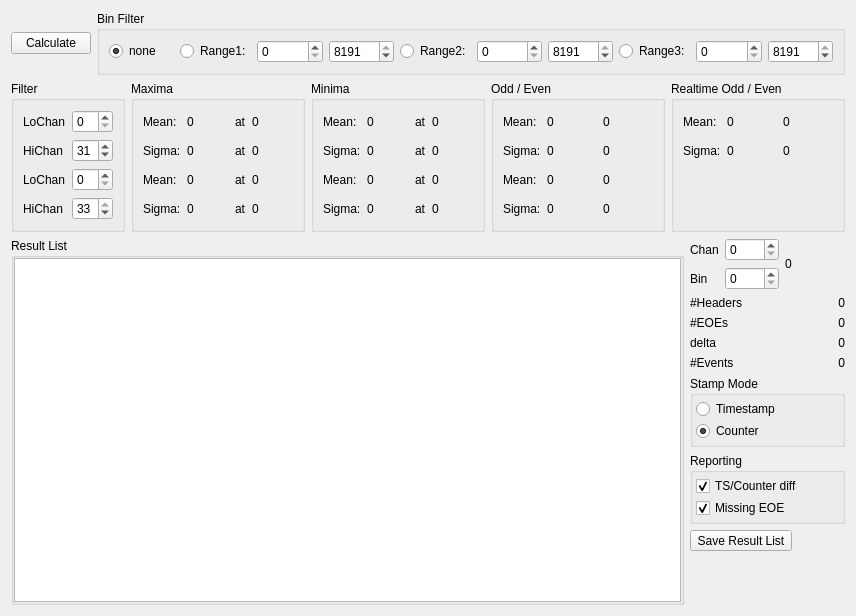
<?xml version="1.0" encoding="UTF-8"?>
<ui version="4.0">
 <class>DiagnosticsWidget</class>
 <widget class="QWidget" name="DiagnosticsWidget">
  <property name="geometry">
   <rect>
    <x>0</x>
    <y>0</y>
    <width>856</width>
    <height>616</height>
   </rect>
  </property>
  <property name="windowTitle">
   <string>Diagnostics</string>
  </property>
  <layout class="QGridLayout" name="gridLayout_10">
   <item row="0" column="0">
    <layout class="QHBoxLayout" name="horizontalLayout_3" stretch="0,1">
     <item>
      <widget class="QPushButton" name="calcAll">
       <property name="text">
        <string>Calculate</string>
       </property>
      </widget>
     </item>
     <item>
      <widget class="QGroupBox" name="groupBox_16">
       <property name="title">
        <string>Bin Filter</string>
       </property>
       <layout class="QHBoxLayout" name="horizontalLayout">
        <item>
         <widget class="QRadioButton" name="binNone">
          <property name="text">
           <string>none</string>
          </property>
          <property name="checked">
           <bool>true</bool>
          </property>
          <attribute name="buttonGroup">
           <string notr="true">binRangeGroup</string>
          </attribute>
         </widget>
        </item>
        <item>
         <widget class="QRadioButton" name="bin1">
          <property name="text">
           <string>Range1:</string>
          </property>
          <property name="checked">
           <bool>false</bool>
          </property>
          <attribute name="buttonGroup">
           <string notr="true">binRangeGroup</string>
          </attribute>
         </widget>
        </item>
        <item>
         <widget class="QSpinBox" name="binRange1lo">
          <property name="maximum">
           <number>8191</number>
          </property>
         </widget>
        </item>
        <item>
         <widget class="QSpinBox" name="binRange1hi">
          <property name="maximum">
           <number>8191</number>
          </property>
          <property name="value">
           <number>8191</number>
          </property>
         </widget>
        </item>
        <item>
         <widget class="QRadioButton" name="bin2">
          <property name="text">
           <string>Range2:</string>
          </property>
          <attribute name="buttonGroup">
           <string notr="true">binRangeGroup</string>
          </attribute>
         </widget>
        </item>
        <item>
         <widget class="QSpinBox" name="binRange2lo">
          <property name="maximum">
           <number>8191</number>
          </property>
         </widget>
        </item>
        <item>
         <widget class="QSpinBox" name="binRange2hi">
          <property name="maximum">
           <number>8191</number>
          </property>
          <property name="value">
           <number>8191</number>
          </property>
         </widget>
        </item>
        <item>
         <widget class="QRadioButton" name="bin3">
          <property name="text">
           <string>Range3:</string>
          </property>
          <attribute name="buttonGroup">
           <string notr="true">binRangeGroup</string>
          </attribute>
         </widget>
        </item>
        <item>
         <widget class="QSpinBox" name="binRange3lo">
          <property name="maximum">
           <number>8191</number>
          </property>
         </widget>
        </item>
        <item>
         <widget class="QSpinBox" name="binRange3hi">
          <property name="maximum">
           <number>8191</number>
          </property>
          <property name="value">
           <number>8191</number>
          </property>
         </widget>
        </item>
       </layout>
      </widget>
     </item>
    </layout>
   </item>
   <item row="2" column="0">
    <layout class="QGridLayout" name="gridLayout_9" columnstretch="1,0">
     <item row="0" column="0" rowspan="2">
      <widget class="QGroupBox" name="groupBox">
       <property name="title">
        <string>Result List</string>
       </property>
       <layout class="QGridLayout" name="gridLayout_11">
        <property name="leftMargin">
         <number>0</number>
        </property>
        <property name="topMargin">
         <number>0</number>
        </property>
        <property name="rightMargin">
         <number>0</number>
        </property>
        <property name="bottomMargin">
         <number>0</number>
        </property>
        <item row="0" column="0" colspan="2">
         <widget class="QPlainTextEdit" name="diagResult"/>
        </item>
       </layout>
      </widget>
     </item>
     <item row="0" column="1">
      <layout class="QGridLayout" name="gridLayout_7">
       <item row="4" column="1">
        <widget class="QLabel" name="label_nEvents">
         <property name="text">
          <string>0</string>
         </property>
         <property name="alignment">
          <set>Qt::AlignRight|Qt::AlignTrailing|Qt::AlignVCenter</set>
         </property>
        </widget>
       </item>
       <item row="3" column="0">
        <widget class="QLabel" name="label_5">
         <property name="text">
          <string>delta</string>
         </property>
        </widget>
       </item>
       <item row="4" column="0">
        <widget class="QLabel" name="label_6">
         <property name="text">
          <string>#Events</string>
         </property>
        </widget>
       </item>
       <item row="1" column="1">
        <widget class="QLabel" name="label_nHeaders">
         <property name="text">
          <string>0</string>
         </property>
         <property name="alignment">
          <set>Qt::AlignRight|Qt::AlignTrailing|Qt::AlignVCenter</set>
         </property>
        </widget>
       </item>
       <item row="2" column="1">
        <widget class="QLabel" name="label_nEOEs">
         <property name="text">
          <string>0</string>
         </property>
         <property name="alignment">
          <set>Qt::AlignRight|Qt::AlignTrailing|Qt::AlignVCenter</set>
         </property>
        </widget>
       </item>
       <item row="1" column="0">
        <widget class="QLabel" name="label_3">
         <property name="text">
          <string>#Headers</string>
         </property>
        </widget>
       </item>
       <item row="2" column="0">
        <widget class="QLabel" name="label_4">
         <property name="text">
          <string>#EOEs</string>
         </property>
        </widget>
       </item>
       <item row="3" column="1">
        <widget class="QLabel" name="label_delta">
         <property name="text">
          <string>0</string>
         </property>
         <property name="alignment">
          <set>Qt::AlignRight|Qt::AlignTrailing|Qt::AlignVCenter</set>
         </property>
        </widget>
       </item>
       <item row="0" column="0" colspan="2">
        <layout class="QGridLayout" name="gridLayout_2">
         <item row="0" column="1">
          <widget class="QSpinBox" name="diagChan">
           <property name="maximum">
            <number>34</number>
           </property>
          </widget>
         </item>
         <item row="0" column="0">
          <widget class="QLabel" name="diagCounts_3">
           <property name="text">
            <string>Chan</string>
           </property>
          </widget>
         </item>
         <item row="1" column="1">
          <widget class="QSpinBox" name="diagBin">
           <property name="maximum">
            <number>8191</number>
           </property>
          </widget>
         </item>
         <item row="0" column="2" rowspan="2">
          <widget class="QLabel" name="diagCounts">
           <property name="minimumSize">
            <size>
             <width>60</width>
             <height>0</height>
            </size>
           </property>
           <property name="text">
            <string>0</string>
           </property>
          </widget>
         </item>
         <item row="1" column="0">
          <widget class="QLabel" name="diagCounts_2">
           <property name="text">
            <string>Bin</string>
           </property>
          </widget>
         </item>
        </layout>
       </item>
       <item row="5" column="0" colspan="2">
        <widget class="QGroupBox" name="groupBox_2">
         <property name="title">
          <string>Stamp Mode</string>
         </property>
         <layout class="QGridLayout" name="gridLayout_8">
          <property name="leftMargin">
           <number>3</number>
          </property>
          <property name="topMargin">
           <number>3</number>
          </property>
          <property name="rightMargin">
           <number>3</number>
          </property>
          <property name="bottomMargin">
           <number>3</number>
          </property>
          <property name="spacing">
           <number>2</number>
          </property>
          <item row="0" column="0">
           <widget class="QRadioButton" name="rb_timestamp">
            <property name="text">
             <string>Timestamp</string>
            </property>
            <property name="checked">
             <bool>false</bool>
            </property>
            <attribute name="buttonGroup">
             <string notr="true">stampModeGroup</string>
            </attribute>
           </widget>
          </item>
          <item row="1" column="0">
           <widget class="QRadioButton" name="rb_counter">
            <property name="text">
             <string>Counter</string>
            </property>
            <property name="checked">
             <bool>true</bool>
            </property>
            <attribute name="buttonGroup">
             <string notr="true">stampModeGroup</string>
            </attribute>
           </widget>
          </item>
         </layout>
        </widget>
       </item>
       <item row="7" column="0" colspan="2">
        <widget class="QToolButton" name="tb_saveResultList">
         <property name="toolTip">
          <string>Save Result List</string>
         </property>
         <property name="statusTip">
          <string>Save Result List</string>
         </property>
         <property name="text">
          <string>Save Result List</string>
         </property>
         <property name="icon">
          <iconset resource="resources.qrc">
           <normaloff>:/document-save.png</normaloff>:/document-save.png</iconset>
         </property>
         <property name="toolButtonStyle">
          <enum>Qt::ToolButtonIconOnly</enum>
         </property>
        </widget>
       </item>
       <item row="6" column="0" colspan="2">
        <widget class="QGroupBox" name="groupBox_3">
         <property name="title">
          <string>Reporting</string>
         </property>
         <layout class="QGridLayout" name="gridLayout_12">
          <property name="leftMargin">
           <number>3</number>
          </property>
          <property name="topMargin">
           <number>3</number>
          </property>
          <property name="rightMargin">
           <number>3</number>
          </property>
          <property name="bottomMargin">
           <number>3</number>
          </property>
          <property name="spacing">
           <number>2</number>
          </property>
          <item row="0" column="0">
           <widget class="QCheckBox" name="cb_reportCounterDiff">
            <property name="text">
             <string>TS/Counter diff</string>
            </property>
            <property name="checked">
             <bool>true</bool>
            </property>
           </widget>
          </item>
          <item row="1" column="0">
           <widget class="QCheckBox" name="cb_reportMissingEOE">
            <property name="text">
             <string>Missing EOE</string>
            </property>
            <property name="checked">
             <bool>true</bool>
            </property>
           </widget>
          </item>
         </layout>
        </widget>
       </item>
      </layout>
     </item>
     <item row="1" column="1">
      <spacer name="verticalSpacer">
       <property name="orientation">
        <enum>Qt::Vertical</enum>
       </property>
       <property name="sizeHint" stdset="0">
        <size>
         <width>20</width>
         <height>40</height>
        </size>
       </property>
      </spacer>
     </item>
    </layout>
   </item>
   <item row="1" column="0">
    <layout class="QHBoxLayout" name="horizontalLayout_2" stretch="0,1,1,1,1">
     <item>
      <widget class="QGroupBox" name="groupBox_14">
       <property name="title">
        <string>Filter</string>
       </property>
       <layout class="QGridLayout" name="gridLayout">
        <item row="0" column="0">
         <widget class="QLabel" name="label_38">
          <property name="text">
           <string>LoChan</string>
          </property>
         </widget>
        </item>
        <item row="0" column="1">
         <widget class="QSpinBox" name="diagLowChannel2">
          <property name="maximum">
           <number>33</number>
          </property>
         </widget>
        </item>
        <item row="1" column="0">
         <widget class="QLabel" name="label_32">
          <property name="text">
           <string>HiChan</string>
          </property>
         </widget>
        </item>
        <item row="1" column="1">
         <widget class="QSpinBox" name="diagHiChannel2">
          <property name="maximum">
           <number>33</number>
          </property>
          <property name="value">
           <number>31</number>
          </property>
         </widget>
        </item>
        <item row="2" column="0">
         <widget class="QLabel" name="label_18">
          <property name="text">
           <string>LoChan</string>
          </property>
         </widget>
        </item>
        <item row="2" column="1">
         <widget class="QSpinBox" name="diagLowChannel">
          <property name="maximum">
           <number>33</number>
          </property>
         </widget>
        </item>
        <item row="3" column="0">
         <widget class="QLabel" name="label_19">
          <property name="text">
           <string>HiChan</string>
          </property>
         </widget>
        </item>
        <item row="3" column="1">
         <widget class="QSpinBox" name="diagHiChannel">
          <property name="maximum">
           <number>33</number>
          </property>
          <property name="value">
           <number>33</number>
          </property>
         </widget>
        </item>
       </layout>
      </widget>
     </item>
     <item>
      <widget class="QGroupBox" name="groupBox_11">
       <property name="title">
        <string>Maxima</string>
       </property>
       <layout class="QGridLayout" name="gridLayout_3" columnstretch="0,1,0,1">
        <item row="0" column="0">
         <widget class="QLabel" name="label_20">
          <property name="text">
           <string>Mean:</string>
          </property>
         </widget>
        </item>
        <item row="0" column="1">
         <widget class="QLabel" name="meanmax">
          <property name="text">
           <string>0</string>
          </property>
         </widget>
        </item>
        <item row="0" column="2">
         <widget class="QLabel" name="meanmax_3">
          <property name="text">
           <string>at</string>
          </property>
         </widget>
        </item>
        <item row="0" column="3">
         <widget class="QLabel" name="meanmaxchan">
          <property name="text">
           <string>0</string>
          </property>
         </widget>
        </item>
        <item row="1" column="0">
         <widget class="QLabel" name="label_21">
          <property name="text">
           <string>Sigma:</string>
          </property>
         </widget>
        </item>
        <item row="1" column="1">
         <widget class="QLabel" name="sigmax">
          <property name="text">
           <string>0</string>
          </property>
         </widget>
        </item>
        <item row="1" column="2">
         <widget class="QLabel" name="meanmax_5">
          <property name="text">
           <string>at</string>
          </property>
         </widget>
        </item>
        <item row="1" column="3">
         <widget class="QLabel" name="sigmaxchan">
          <property name="text">
           <string>0</string>
          </property>
         </widget>
        </item>
        <item row="2" column="0">
         <widget class="QLabel" name="label_28">
          <property name="text">
           <string>Mean:</string>
          </property>
         </widget>
        </item>
        <item row="2" column="1">
         <widget class="QLabel" name="meanmax_filt">
          <property name="text">
           <string>0</string>
          </property>
         </widget>
        </item>
        <item row="2" column="2">
         <widget class="QLabel" name="meanmax_7">
          <property name="text">
           <string>at</string>
          </property>
         </widget>
        </item>
        <item row="2" column="3">
         <widget class="QLabel" name="meanmaxchan_filt">
          <property name="text">
           <string>0</string>
          </property>
         </widget>
        </item>
        <item row="3" column="0">
         <widget class="QLabel" name="label_29">
          <property name="text">
           <string>Sigma:</string>
          </property>
         </widget>
        </item>
        <item row="3" column="1">
         <widget class="QLabel" name="sigmax_filt">
          <property name="text">
           <string>0</string>
          </property>
         </widget>
        </item>
        <item row="3" column="2">
         <widget class="QLabel" name="meanmax_8">
          <property name="text">
           <string>at</string>
          </property>
         </widget>
        </item>
        <item row="3" column="3">
         <widget class="QLabel" name="sigmaxchan_filt">
          <property name="text">
           <string>0</string>
          </property>
         </widget>
        </item>
       </layout>
      </widget>
     </item>
     <item>
      <widget class="QGroupBox" name="groupBox_12">
       <property name="title">
        <string>Minima</string>
       </property>
       <layout class="QGridLayout" name="gridLayout_4" columnstretch="0,1,0,1">
        <item row="0" column="0">
         <widget class="QLabel" name="label_22">
          <property name="text">
           <string>Mean:</string>
          </property>
         </widget>
        </item>
        <item row="0" column="1">
         <widget class="QLabel" name="meanmin">
          <property name="text">
           <string>0</string>
          </property>
         </widget>
        </item>
        <item row="0" column="2">
         <widget class="QLabel" name="meanmax_4">
          <property name="text">
           <string>at</string>
          </property>
         </widget>
        </item>
        <item row="0" column="3">
         <widget class="QLabel" name="meanminchan">
          <property name="text">
           <string>0</string>
          </property>
         </widget>
        </item>
        <item row="1" column="0">
         <widget class="QLabel" name="label_27">
          <property name="text">
           <string>Sigma:</string>
          </property>
         </widget>
        </item>
        <item row="1" column="1">
         <widget class="QLabel" name="sigmin">
          <property name="text">
           <string>0</string>
          </property>
         </widget>
        </item>
        <item row="1" column="2">
         <widget class="QLabel" name="meanmax_6">
          <property name="text">
           <string>at</string>
          </property>
         </widget>
        </item>
        <item row="1" column="3">
         <widget class="QLabel" name="sigminchan">
          <property name="text">
           <string>0</string>
          </property>
         </widget>
        </item>
        <item row="2" column="0">
         <widget class="QLabel" name="label_30">
          <property name="text">
           <string>Mean:</string>
          </property>
         </widget>
        </item>
        <item row="2" column="1">
         <widget class="QLabel" name="meanmin_filt">
          <property name="text">
           <string>0</string>
          </property>
         </widget>
        </item>
        <item row="2" column="2">
         <widget class="QLabel" name="meanmax_9">
          <property name="text">
           <string>at</string>
          </property>
         </widget>
        </item>
        <item row="2" column="3">
         <widget class="QLabel" name="meanminchan_filt">
          <property name="text">
           <string>0</string>
          </property>
         </widget>
        </item>
        <item row="3" column="0">
         <widget class="QLabel" name="label_31">
          <property name="text">
           <string>Sigma:</string>
          </property>
         </widget>
        </item>
        <item row="3" column="1">
         <widget class="QLabel" name="sigmin_filt">
          <property name="text">
           <string>0</string>
          </property>
         </widget>
        </item>
        <item row="3" column="2">
         <widget class="QLabel" name="meanmax_10">
          <property name="text">
           <string>at</string>
          </property>
         </widget>
        </item>
        <item row="3" column="3">
         <widget class="QLabel" name="sigminchan_filt">
          <property name="text">
           <string>0</string>
          </property>
         </widget>
        </item>
       </layout>
      </widget>
     </item>
     <item>
      <widget class="QGroupBox" name="groupBox_13">
       <property name="title">
        <string>Odd / Even</string>
       </property>
       <layout class="QGridLayout" name="gridLayout_5" columnstretch="0,1,1">
        <item row="0" column="0">
         <widget class="QLabel" name="label_33">
          <property name="text">
           <string>Mean:</string>
          </property>
         </widget>
        </item>
        <item row="0" column="1">
         <widget class="QLabel" name="meanodd">
          <property name="text">
           <string>0</string>
          </property>
         </widget>
        </item>
        <item row="0" column="2">
         <widget class="QLabel" name="meaneven">
          <property name="text">
           <string>0</string>
          </property>
         </widget>
        </item>
        <item row="1" column="0">
         <widget class="QLabel" name="label_34">
          <property name="text">
           <string>Sigma:</string>
          </property>
         </widget>
        </item>
        <item row="1" column="1">
         <widget class="QLabel" name="sigmodd">
          <property name="text">
           <string>0</string>
          </property>
         </widget>
        </item>
        <item row="1" column="2">
         <widget class="QLabel" name="sigmeven">
          <property name="text">
           <string>0</string>
          </property>
         </widget>
        </item>
        <item row="2" column="0">
         <widget class="QLabel" name="label_35">
          <property name="text">
           <string>Mean:</string>
          </property>
         </widget>
        </item>
        <item row="2" column="1">
         <widget class="QLabel" name="meanodd_filt">
          <property name="text">
           <string>0</string>
          </property>
         </widget>
        </item>
        <item row="2" column="2">
         <widget class="QLabel" name="meaneven_filt">
          <property name="text">
           <string>0</string>
          </property>
         </widget>
        </item>
        <item row="3" column="0">
         <widget class="QLabel" name="label_36">
          <property name="text">
           <string>Sigma:</string>
          </property>
         </widget>
        </item>
        <item row="3" column="1">
         <widget class="QLabel" name="sigmodd_filt">
          <property name="text">
           <string>0</string>
          </property>
         </widget>
        </item>
        <item row="3" column="2">
         <widget class="QLabel" name="sigmeven_filt">
          <property name="text">
           <string>0</string>
          </property>
         </widget>
        </item>
       </layout>
      </widget>
     </item>
     <item>
      <widget class="QGroupBox" name="groupBox_15">
       <property name="title">
        <string>Realtime Odd / Even</string>
       </property>
       <layout class="QGridLayout" name="gridLayout_6" columnstretch="0,1,1">
        <item row="1" column="0">
         <widget class="QLabel" name="label_40">
          <property name="text">
           <string>Sigma:</string>
          </property>
         </widget>
        </item>
        <item row="0" column="2">
         <widget class="QLabel" name="rtMeanEven">
          <property name="text">
           <string>0</string>
          </property>
         </widget>
        </item>
        <item row="0" column="0">
         <widget class="QLabel" name="label_39">
          <property name="text">
           <string>Mean:</string>
          </property>
         </widget>
        </item>
        <item row="0" column="1">
         <widget class="QLabel" name="rtMeanOdd">
          <property name="text">
           <string>0</string>
          </property>
         </widget>
        </item>
        <item row="1" column="2">
         <widget class="QLabel" name="rtSigmEven">
          <property name="text">
           <string>0</string>
          </property>
         </widget>
        </item>
        <item row="1" column="1">
         <widget class="QLabel" name="rtSigmOdd">
          <property name="text">
           <string>0</string>
          </property>
         </widget>
        </item>
        <item row="2" column="0">
         <widget class="QLabel" name="label">
          <property name="text">
           <string/>
          </property>
         </widget>
        </item>
        <item row="3" column="0">
         <widget class="QLabel" name="label_2">
          <property name="text">
           <string/>
          </property>
         </widget>
        </item>
       </layout>
      </widget>
     </item>
    </layout>
   </item>
  </layout>
 </widget>
 <resources>
  <include location="resources.qrc"/>
 </resources>
 <connections/>
 <buttongroups>
  <buttongroup name="binRangeGroup"/>
  <buttongroup name="stampModeGroup"/>
 </buttongroups>
</ui>
